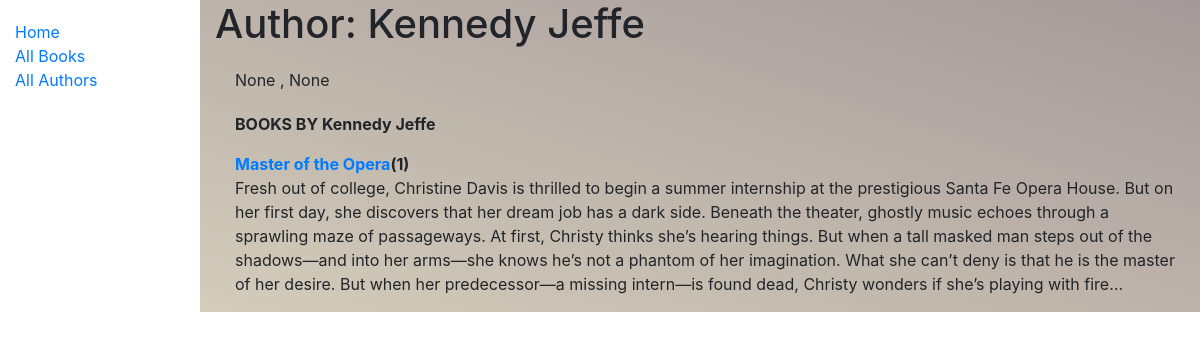
/catalog/author/2, run on the app's committed database.
### catalog/models.py (models this page shows, shortened)
class Author(models.Model):
	first_name = models.CharField(max_length=100)
	last_name = models.CharField(max_length=100)
	date_of_birth = models.DateField(null=True, blank=True)
	date_of_death = models.DateField('Died', null=True, blank=True)
	class Meta:
		ordering = ['last_name', 'first_name']

class Book(models.Model):
	title = models.CharField(max_length=200)
	author = models.ForeignKey('Author', on_delete=models.SET_NULL, null=True)
	summary = models.TextField(max_length=1000, help_text='Enter a brief description of the book')
	isbn = models.CharField('ISBN', max_length=13, help_text='13 Character <a href="https://www.isbn-international.org/content/what-isbn">ISBN number</a>')
	genre = models.ManyToManyField(Genre, help_text = 'Select a genre for this book')
	language = models.ForeignKey(Language, on_delete = models.SET_NULL, null = True)
	def __str__(self):
		return self.title
	def display_genre(self):
		return ', '.join(genre.name_of_genre for genre in self.genre.all()[:3])
	display_genre.short_description = 'Genre'

### catalog/views.py (the view)
# urls.py: path('author/<int:pk>', views.AuthorDetailView.as_view(), name='author-detail'),
class AuthorDetailView(generic.DetailView):
		model = Author

### catalog/templates/catalog/author_detail.html (shortened to what this page needs)
{% extends "base_generic.html" %}
{% block content %}
<h1>Author: {{ author.last_name }}  {{author.first_name}}</h1>
<div style="margin-left:20px;margin-top:20px">
	<p>{{author.date_of_birth}} , {{author.date_of_death}} </p>
</div>
<div style="margin-left:20px;margin-top:20px">
		<strong>BOOKS BY {{author.last_name}}  {{author.first_name}} </strong>
	<p>
		{% for book in author.book_set.all  %}
			<dt><a href="{% url 'book-detail' book.pk %}">{{book}}</a>({{book.bookinstance_set.all.count}})</dt>
			{{book.summary}}
		{% endfor %}
	</p>
</div>
</html>
{% endblock %}

### data on the page
Author: last_name "Kennedy", first_name "Jeffe", date_of_birth "None", date_of_death "None"
Book: title "Master of the Opera", bookinstance_set.all.count "1", summary "Fresh out of college, Christine Davis is thrilled to begin a summer internship at the prestigious Santa Fe Opera House. But on her first day, she discovers that her dream job has a dark side. Beneath the theater, ghostly music echoes through a sprawling maze of passageways. At first, Christy thinks she’s hearing things. But when a tall masked man steps out of the shadows—and into her arms—she knows he’s not a phantom of her imagination. What she can’t deny is that he is the master of her desire. But when her predecessor—a missing intern—is found dead, Christy wonders if she’s playing with fire…"
